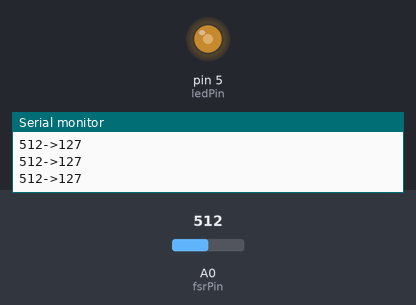
Simulated run of this sketch. Board: Arduino Uno, built with avr-gcc and run on an emulated ATmega328P. Shown: output pins drawn as LEDs (lit = HIGH), the last lines printed to the serial monitor. The test bench sets the inputs (shaded band); at power-on: A0 (fsrPin) = 512.

Above: at 1.2 s.
1.3 s: A0 (fsrPin) set to 716
At 2.1 s:
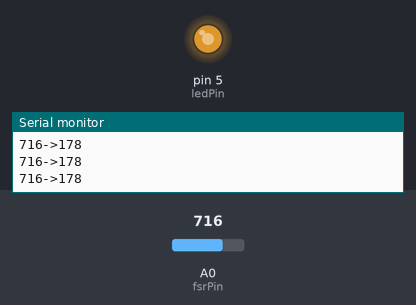
2.8 s: A0 (fsrPin) set to 981
At 3.2 s:
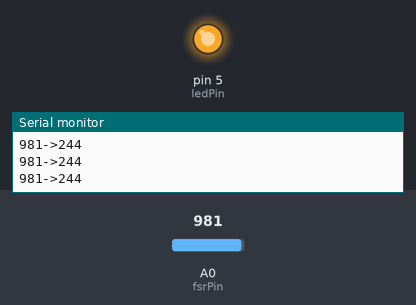
4.3 s: A0 (fsrPin) set to 1010
At 5.5 s:
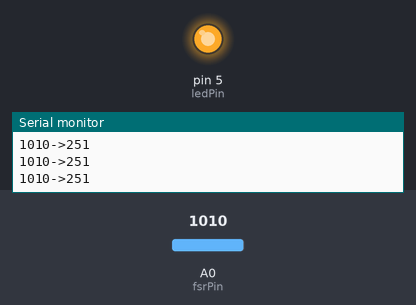
7.3 s: A0 (fsrPin) set to 122
At 8.0 s:
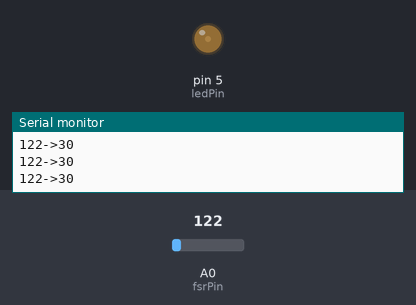
8.8 s: A0 (fsrPin) set to 0
At 10.0 s:
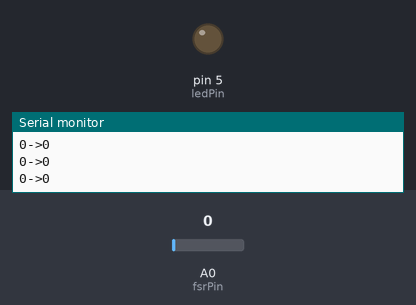
10.3 s: A0 (fsrPin) set to 38
At 11.2 s:
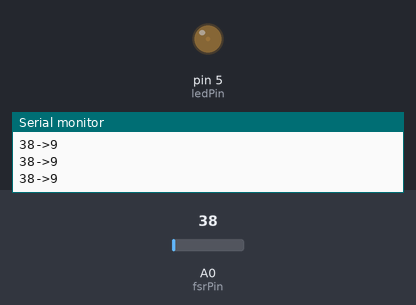
11.8 s: A0 (fsrPin) set to 43
Timing chart, 0 to 14.3 s (numbered marks = the images above; inputs shaded):
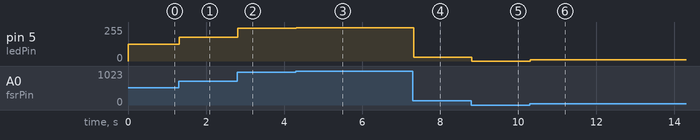

Measured:
- after the input at 1.3 s, pin 5 (ledPin): 127/255 → 178/255 at once
- after the input at 2.8 s, pin 5 (ledPin): 178/255 → 244/255 at once
- after the input at 4.3 s, pin 5 (ledPin): 244/255 → 251/255 at once
- after the input at 7.3 s, pin 5 (ledPin): 251/255 → 30/255 at once
- after the input at 8.8 s, pin 5 (ledPin): 30/255 → 0/255 at once
- after the input at 10.3 s, pin 5 (ledPin): 0/255 → 9/255 at once
- after the input at 11.8 s, pin 5 (ledPin): 9/255 → 10/255 at once

The sketch:

fsr_with_led.ino
```cpp
const int ledPin = 5;
const int fsrPin = A0;

void setup()
{
  Serial.begin(9600);
  pinMode(ledPin, OUTPUT);
}

void loop()
{
  int fsrVal = analogRead(fsrPin);
  int ledVal = map(fsrVal, 0, 1023, 0, 255);
  Serial.println((String)fsrVal + "->" + (String)ledVal);
  analogWrite(ledPin, ledVal);
}
```
